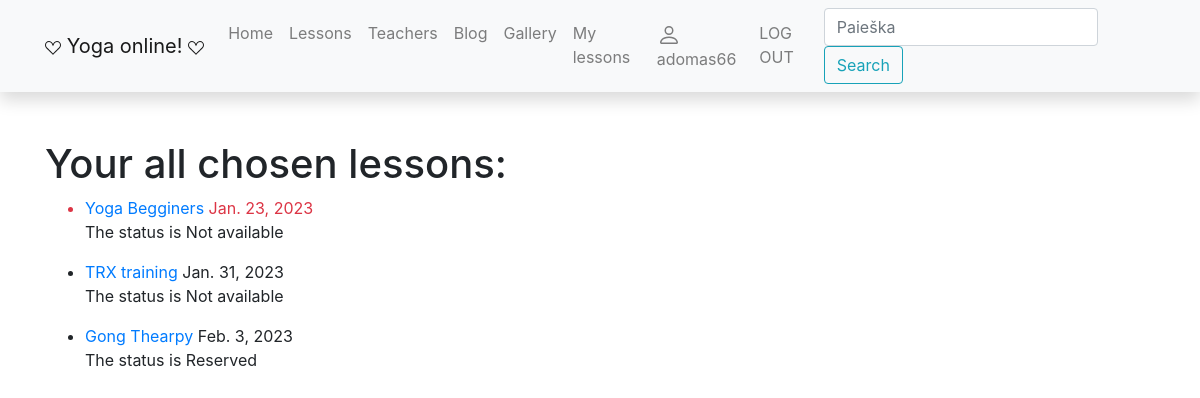
/yoga/mylessons/ (signed in), run on an earlier commit of the app's database.
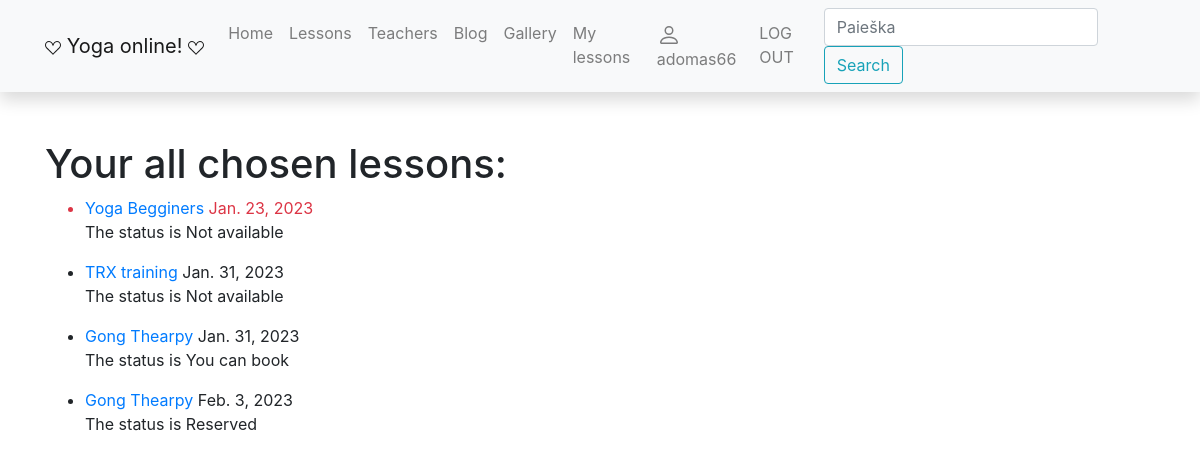
And on a later commit of the database.
### yoga/models.py (models this page shows, shortened)
class LessonInstance(models.Model):
    id = models.UUIDField(primary_key=True, default=uuid.uuid4, help_text='Unique lesson code')
    lesson = models.ForeignKey('Lesson', on_delete=models.SET_NULL, null=True)
    due_back = models.DateField('Will be available', null=True, blank=True)
    LOAN_STATUS = (
        ('p', 'Planning'),
        ('a', 'Not available'),
        ('b', 'You can book'),
        ('r', 'Reserved')
    )
    status = models.CharField(
        max_length=1,
        choices=LOAN_STATUS,
        blank=True,
        default='p',
        help_text='Status'
    )
    student = models.ForeignKey(User, on_delete=models.SET_NULL, null=True, blank=True)
    @property
    def is_overdue(self):
        if self.due_back and date.today() > self.due_back:
            return True
        return False
    class Meta:
        ordering = ['due_back']  # admin svetainės settingas, kaip rikiuojama

class Lesson(models.Model):
    title = models.CharField('Title', max_length=200)
    teacher = models.ForeignKey('Teacher', on_delete=models.SET_NULL, null=True, related_name='lessons')
    summary = models.TextField('Description', max_length=1000, help_text='Short lesson description')
    lesson_type = models.ManyToManyField('Type', help_text='Please choose type of this lesson')
    cover = models.ImageField('Viršelis', upload_to='covers', null=True)
    price = models.IntegerField('Price', null=True)
    def display_type(self):
        return '; '.join([type.name for type in self.lesson_type.all()])
    display_type.short_description = 'Type'
    class Meta:
        verbose_name = "Lesson"
        verbose_name_plural = "Lessons"

### yoga/views.py (the view)
# urls.py: path('mylessons/', views.LoanedLessonsByUserListView.as_view(), name='my-lessons'),
class LoanedLessonsByUserListView(LoginRequiredMixin, generic.ListView):
    model = LessonInstance
    template_name = "user_lessons.html"
    def get_queryset(self):
        return LessonInstance.objects.filter(student=self.request.user).order_by("due_back")

### yoga/templates/user_lessons.html
{% extends "base.html" %}
{% block content %}
<h1>Your all chosen lessons:</h1>
{% if lessoninstance_list %}
<ul>
    {% for lessoninst_obj in lessoninstance_list %}
    <li class="{% if lessoninst_obj.is_overdue %}text-danger{% endif %}"><a
            href="{% url 'lesson-detail' lessoninst_obj.lesson.pk %}">{{ lessoninst_obj.lesson.title }}</a>
        {{ lessoninst_obj.due_back }}
    </li>
    <p>The status is {{ lessoninst_obj.get_status_display }} </p>
    {% endfor %}
</ul>
{% else %}
<p>At the moment you haven't booked any lessons!</p>
{% endif %}
{% endblock %}

What changed in the data, as far as the page shows it:
added LessonInstance: lesson "Gong Thearpy", due_back "Jan. 31, 2023", status "You can book"
